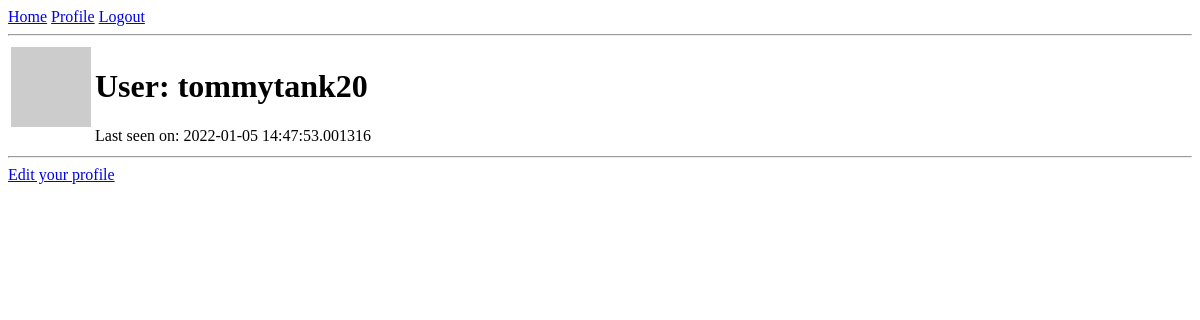
/user/tommytank20 (signed in), run on an earlier commit of the app's database.
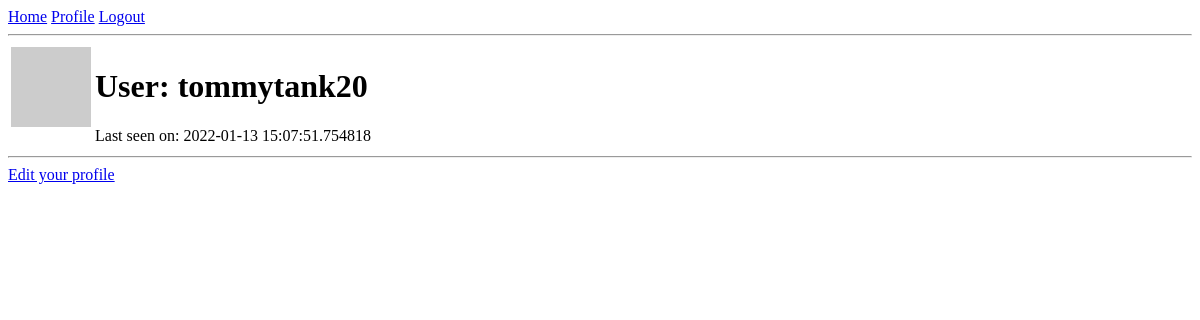
And on a later commit of the database.
### app/models.py (models this page shows, shortened)
class User(UserMixin, db.Model):
    id = db.Column(db.Integer, primary_key=True)
    username = db.Column(db.String(64), index=True, unique=True)
    email = db.Column(db.String(120), index=True, unique=True)
    password_hash = db.Column(db.String(128))
    about_me = db.Column(db.String(140))
    last_seen = db.Column(db.DateTime, default=datetime.utcnow)
    posts = db.relationship("Post", backref="author", lazy="dynamic")
    room = db.Column(db.String(64))
    def avatar(self, size):
        digest = md5(self.email.lower().encode("utf-8")).hexdigest()
        return f"https://gravatar.com/avatar/{digest}?d=identicon&s={size}"

### app/routes.py (the view)
@app.route("/user/<username>")
@login_required
def user(username):
    user = User.query.filter_by(username=username).first_or_404()
    posts = Post.query.all()[:5]
    return render_template("user.html", user=user, posts=posts)

### app/models.py (called while the page is built)
@login.user_loader
def load_user(id):
    return User.query.get(int(id))

### app/routes.py (called while the page is built)
@app.before_request
def before_request():
    if current_user.is_authenticated:
        current_user.last_seen = datetime.utcnow()
        db.session.commit()

### app/templates/user.html (shortened to what this page needs)
{% extends "base.html" %}
{% block content %}
    <table>
        <tr valign="top">
            <td><img src="{{ user.avatar(128) }}"></td>
            <td>
                <h1>User: {{ user.username }}</h1>
                {% if user.last_seen %}<p>Last seen on: {{ user.last_seen }}</p>{% endif %}
            </td>
        </tr>
    </table>
    <hr>
    {% if user == current_user %}
        <p><a href="{{ url_for('edit_profile') }}">Edit your profile</a></p>
    {% endif %}
{% endblock %}

### app/templates/base.html (shortened to what this page needs)
<!doctype html>
<html>
    <head>
        <link rel="stylesheet" href="{{ url_for('static', filename='style.css') }}">
    </head>
    <body>
        <div>
          <a class="navbar-item" href="{{ url_for('index') }}">Home</a>
          {% if current_user.is_anonymous %}
          <a class="navbar-item" href="{{ url_for('login') }}">Login</a>
          {% else %}
          <a class="navbar-item" href="{{ url_for('user', username=current_user.username) }}">Profile</a>
          <a class="navbar-item" href="{{ url_for('logout') }}">Logout</a>
          {% endif %}
        </div>
        <hr>
        {% block content %}{% endblock %}
    </body>
</html>

### app/static/style.css (style rules this page uses)
p { margin-block-start: 0; margin-block-end: 0; margin-inline-start: 0px; margin-inline-end: 0px; }

What changed in the data, as far as the page shows it:
changed User "tommytank20": last_seen "2022-01-05 14:47:53.001316" → "2022-01-13 15:07:51.754818"
